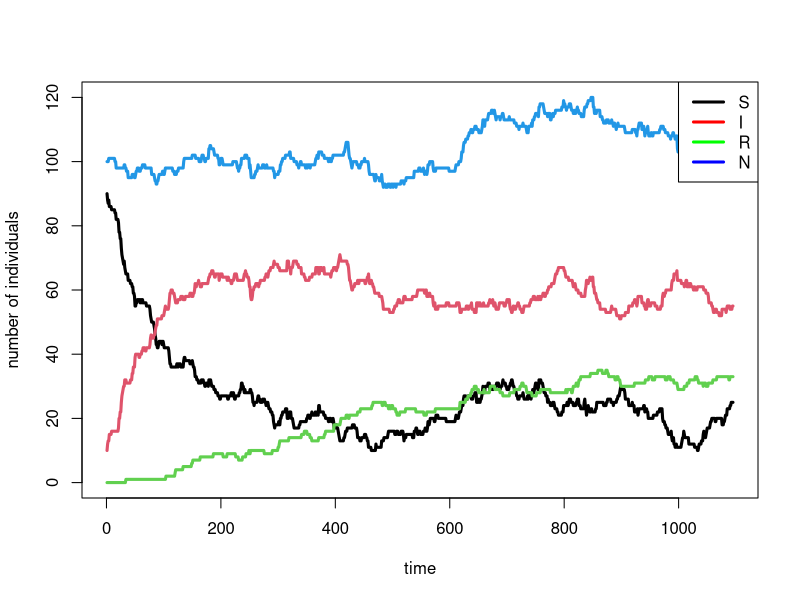

This chart was generated by the following R code:
## ---- chunk 1

#states
S = 90    #susceptible
I = 10    #infected
R = 0     #recovered
N = S + I + R    #total camel population

#rates of transitions on a given day
b = 0.002 #probability of a birth (per camel)
mu = 0.002 #probability of death
lamda = 0.01 #probability of infection S-->I
sigm = 0.001 #probability of recovery to an immune, non-infectious state I-->R
omega = 0.0002 #probability of immunity waning R-->S


#rates --> probabilities
r2p <- function(r){
  p = 1 - exp(-r)
  return(p)
}

b_prob <- r2p(b)
mu_prob <- r2p(mu)
lamda_prob <- r2p(lamda)
sigm_prob <- r2p(sigm)
omega_prob <- r2p(omega)

stay_S_prob <- 1 - (mu_prob + lamda_prob)
Stay_I_prob <- 1 - (mu_prob + sigm_prob)
Stay_R_prob <- 1 - (mu_prob + omega_prob)

#length of time in days for model to run
dy = 365
time = seq(1:(3*dy))

#defining outflows
Outflow_R <- data.frame(waned = 0, dead = 0, remain = 0)
Outflow_S <- data.frame(infected = 0, dead = 0, remain = 0)
Outflow_I <- data.frame(recovered = 0, dead = 0,remain = 0)

for(i in 1:(length(time)-1)){
  
  Outflow_R[i,] <-(rmultinom(n = 1, size = R[i], prob = c(omega_prob, mu_prob, stay_S_prob)))[,1]
  Outflow_S[i,] <- (rmultinom(n = 1, size = S[i], prob = c(lamda_prob, mu_prob, Stay_I_prob)))[,1]
  Outflow_I[i,] <- (rmultinom(n = 1, size = I[i], prob = c(sigm_prob, mu_prob, Stay_R_prob)))[,1]
  
  new_birth <- sum(rpois(n = (S[i]+I[i]+R[i]), lambda = b_prob)) 
  new_waned <- Outflow_R$waned[i]  
  new_S <- new_birth + new_waned
  dead_S <- Outflow_S$dead[i]
  new_infectious <- Outflow_S$infected[i]
  dead_I <- Outflow_I$dead[i]
  new_recovered <- Outflow_I$recovered[i]
  dead_R <- Outflow_R$dead[i]
  
  S[i+1] = S[i] + new_birth + new_waned - new_infectious - dead_S
  I[i+1] = I[i] + new_infectious - new_recovered - dead_I
  R[i+1] = R[i] + new_recovered - new_waned - dead_R
  N[i+1] = S[i+1] + I[i+1] + R[i +1]
  
}

out <- data.frame(time, S, I, R, N)
matplot(x = out$time, y = out[c(2,3,4,5)], type = "l", lty = 1, lwd = 3, xlab = "time", ylab = "number of individuals")
legend("topright", lwd = 3, lty = 1, col = c("black", "red", "green", "blue"), legend = c("S", "I", "R", "N"))
